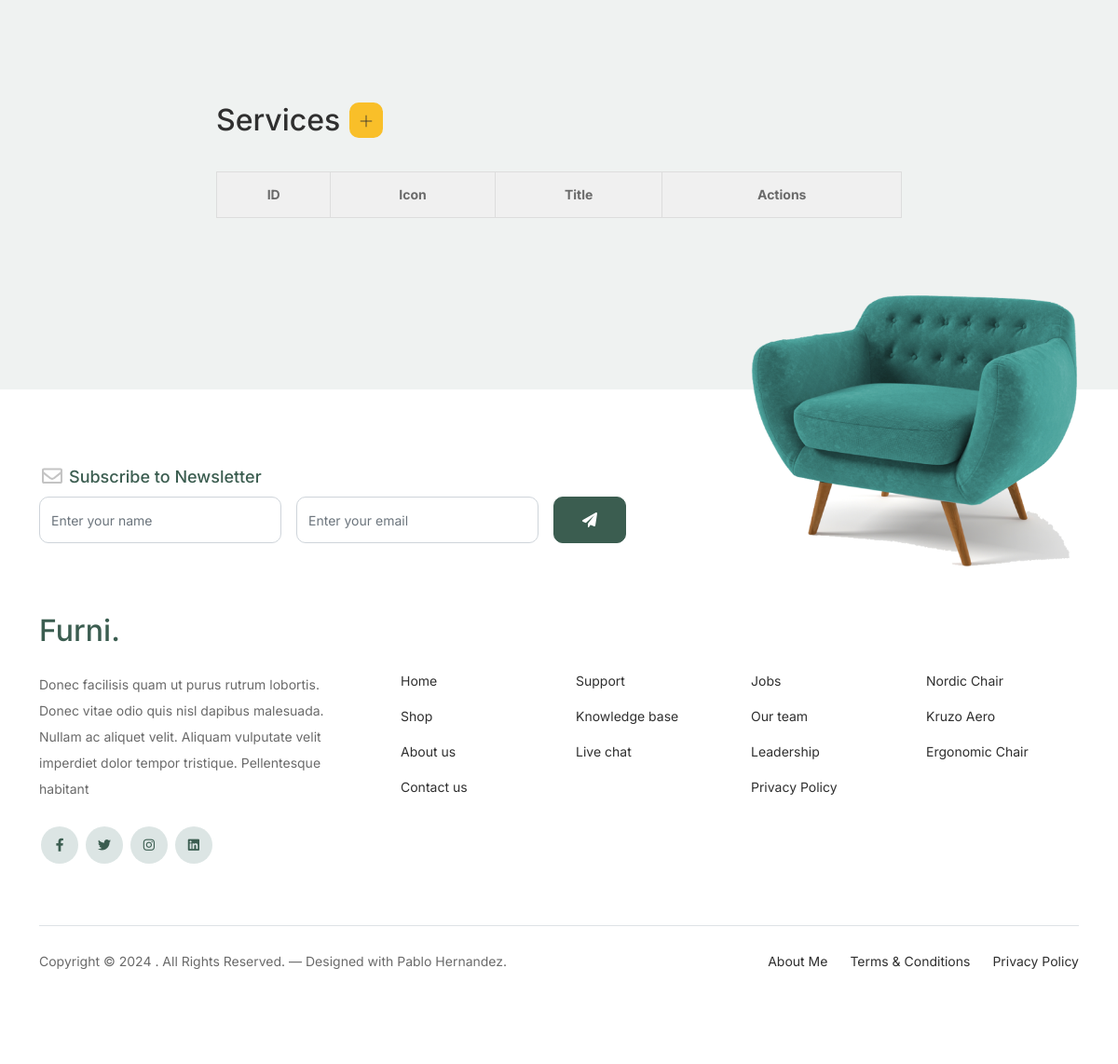
Page /services/ (signed in, lower part) on the earlier database version.
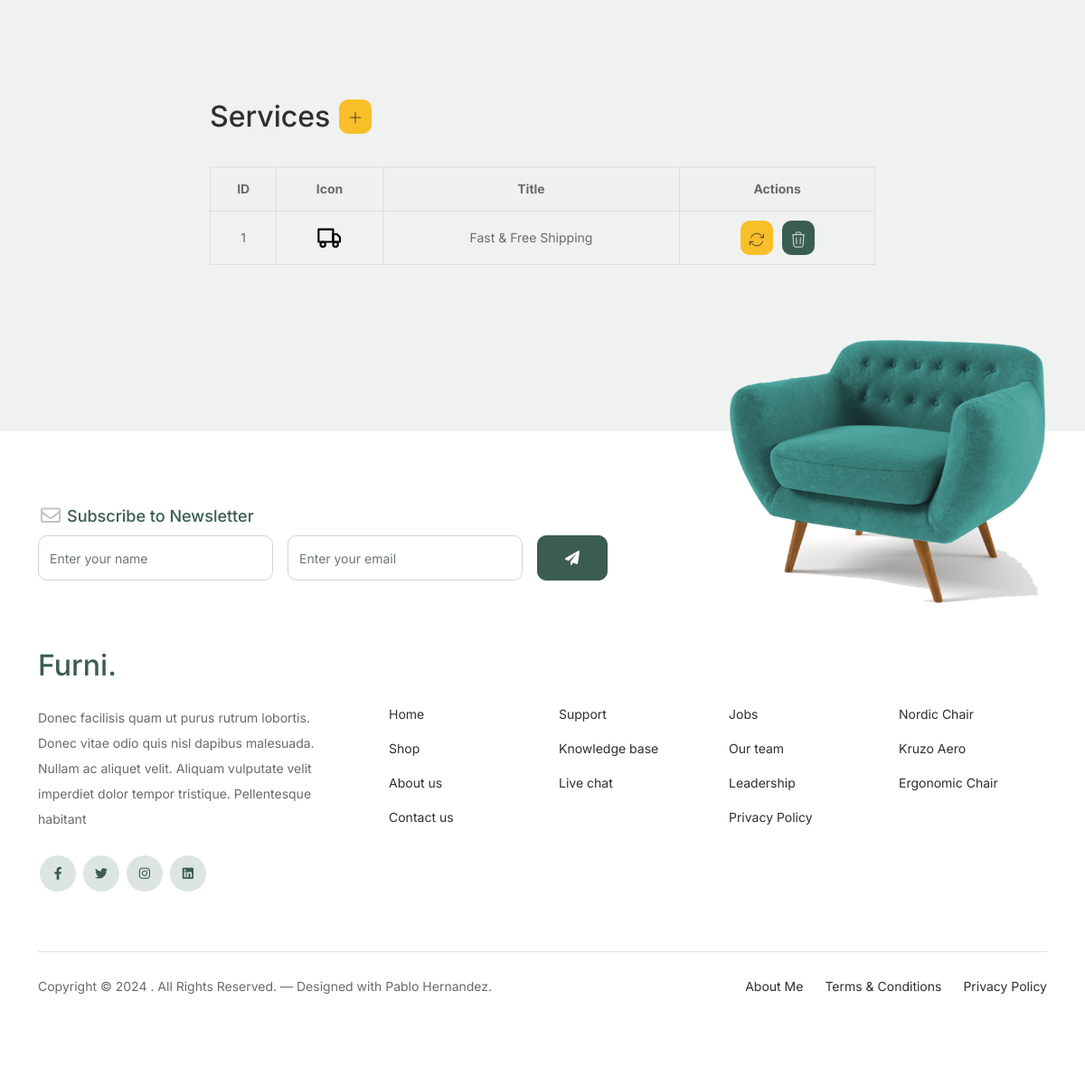
Same page on the later database version.
### models/models.py (models this page shows, shortened)
class Service(models.Model):
    title = models.CharField(max_length=100)
    description = models.TextField(default="")
    icon_url = models.CharField(max_length=2083, default="")
    class Meta:
        verbose_name_plural = "Services"
        verbose_name = "Service"

### models/views.py (the view)
# urls.py: path("services/", Services.as_view(), name="services"),
class Services(CustomLoginRequiredMixin, ListView):
    model = Service
    template_name = "services.html"

### models/views.py (called while the page is built)
    def dispatch(self, request, *args, **kwargs):
        user = request.user
        if not user.is_authenticated:
            messages.warning(request, "You must be logged in to view this page")
            return self.handle_no_permission()
        return super(CustomLoginRequiredMixin, self).dispatch(request, *args, **kwargs)

### models/templates/services.html (shortened to what this page needs)
{% extends 'index.html' %}
{% block static %}
	{% load static %}
{% endblock static %}
{% block hero %}
<div class="hero">
  <div class="container">
    <div class="row justify-content-between">
    	<div class="col-lg-7">
    		<div class="hero-img-wrap">
    			<img src="{% static 'images/couch.png' %}" class="img-fluid">
    		</div>
    	</div>
    </div>
  </div>
</div>
{% endblock hero %}
{% block content %}
	<div class="untree_co-section">
		<div class="container">
	  	<div class="block">
        <div class="row justify-content-center mb-5">
          <div class="col-md-8 col-lg-8 pb-4">
					  <div class="row mb-2">
              <div class="title-table" >
                <h2 class="section-title">Services</h2>
                <a class="btn-table btn-secondary" href="{% url 'serviceCreate' %}">
                  <svg xmlns="http://www.w3.org/2000/svg" fill="none" viewBox="0 0 24 24" strokeWidth=2 stroke="currentColor" class="icon-table">
                    <path strokeLinecap="round" strokeLinejoin="round" d="M12 4.5v15m7.5-7.5h-15" />
                  </svg>
                </a>
              </div>
					  </div>
            <table>
              <tr>
                <th>ID</th>
                <th>Icon</th>
                <th>Title</th>
                <th>Actions</th>
              </tr>
              {% for service in service_list %}
              <tr>
                <td>{{service.id}}</td>
                <td><img class="img-table" src="{% static 'images/'|add:service.icon_url %}" alt="" /></td>
                <td>{{service.title}}</td>
                <td>
                  <div class="actions-table" >
                    <a class="btn-table btn-secondary" href="{% url 'serviceUpdate' service.id %}">
                    </a>
                    <a class="btn-table btn-primary" href="{% url 'serviceDelete' service.id %}">
                    </a>
                  </div>
                </td>
              </tr>
              {% endfor %}
            </table>
          </div>
        </div>
			</div>
	  </div>
	</div>
{% endblock content %}

Differences in the rows shown:
added Service: id "1", icon_url (picture), title "Fast & Free Shipping"
